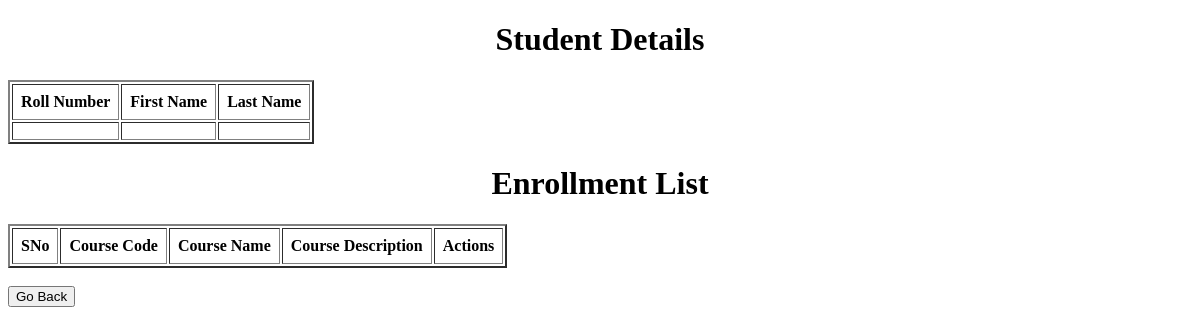
The page /student/3 on the database as committed earlier.
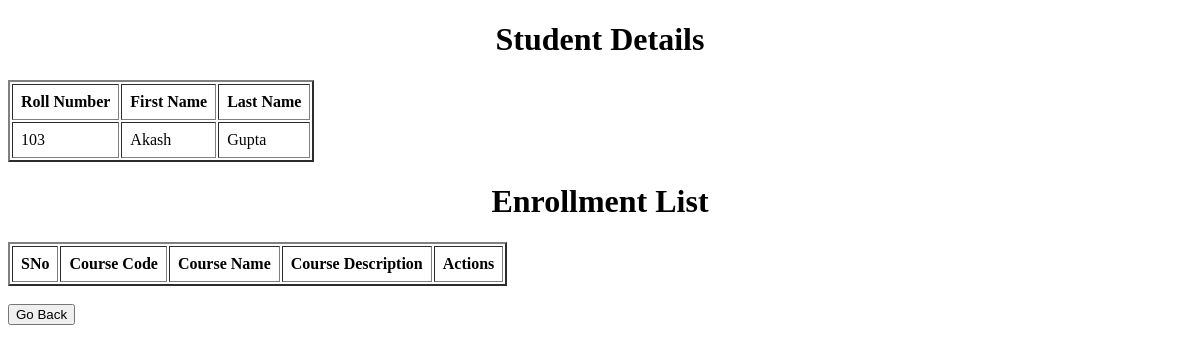
The same page on the database as committed later.
### app.py (models this page shows)
class Student(db.Model):
    student_id = db.Column(db.Integer, primary_key = True, autoincrement = True)
    roll_number = db.Column(db.String, unique = True, nullable = False)
    first_name = db.Column(db.String, nullable = False)
    last_name = db.Column(db.String)

### app.py (the view)
@app.route('/student/<int:student_id>')
def student_info(student_id):
    this_student = Student.query.get(student_id)
    return render_template("student_info.html", student = this_student)

### templates/student_info.html (shortened to what this page needs)
<!DOCTYPE html>
<html lang="en">
<head>
</head>
<body>
    <h1 style="text-align: center;">Student Details</h1>
    <table id = 'student-detail' border="2" cellpadding="8px">
        <thead>
            <tr>
                <th>Roll Number</th>
                <th>First Name</th>
                <th>Last Name</th>
            </tr>
        </thead>
        <tbody>
            <tr>
                <td>{{ student.roll_number }}</td>
                <td>{{ student.first_name }}</td>
                <td>{{ student.last_name }}</td>
            </tr>
        </tbody>
    </table>
    <h1 style="text-align: center;">Enrollment List</h1>
    <table id = "student-enrollments" border="2" cellpadding="8px">
        <thead>
            <tr>
                <th>SNo</th>
                <th>Course Code</th>
                <th>Course Name</th>
                <th>Course Description</th>
                <th>Actions</th>
            </tr>
        </thead>
    </table><br>
    <a href="/"><button>Go Back</button></a>
</body>
</html>

Rows that differ between the two databases and show on the page:
added Student: roll_number "103", first_name "Akash", last_name "Gupta"
